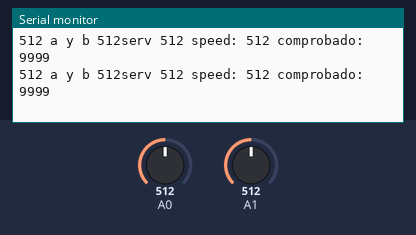
Simulated run of this sketch. Board: Arduino Uno, built with avr-gcc and run on an emulated ATmega328P. On the bench: the last lines printed to the serial monitor. The test bench sets the inputs (shaded band); at power-on: A0 = 512, A1 = 512. No radio packets arrive unless stated.

Above: at 1.2 s.
1.3 s: A0 set to 111
At 1.34 s:
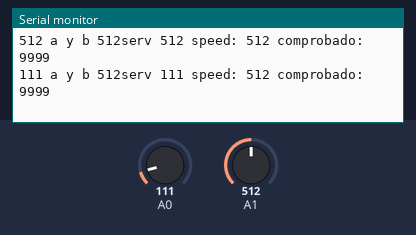
2.8 s: A0 set to 90
At 2.83 s:
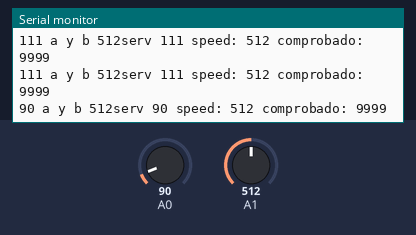
5.8 s: A1 set to 105
At 5.85 s:
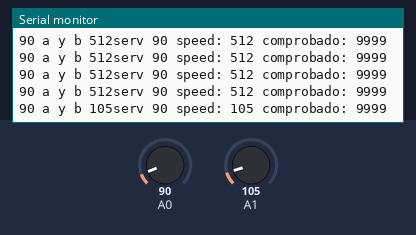
8.8 s: A1 set to 95
At 8.81 s:
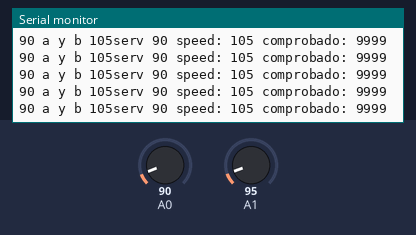
14.8 s: A0 set to 11
At 14.84 s:
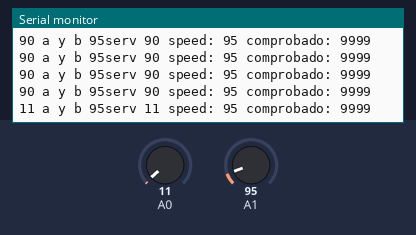
17.8 s: A0 set to 8
At 17.8 s:
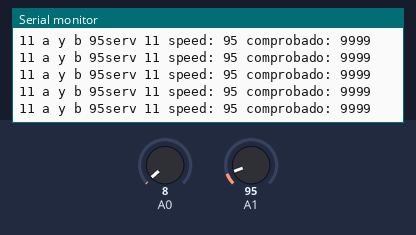
Timing chart, 0 to 20.3 s (numbered marks = the images above; inputs shaded):
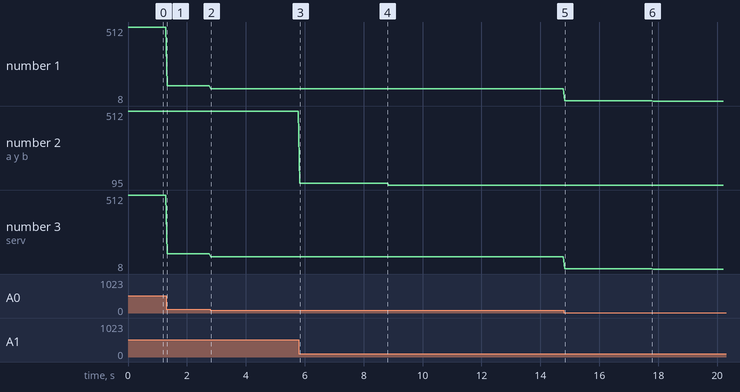

Measured:
- after the input at 1.3 s, the serial monitor: prints a new line at once (image 1)
- after the input at 2.8 s, the serial monitor: prints a new line at once (image 2)
- after the input at 5.8 s, the serial monitor: prints a new line at once (image 3)
- after the input at 14.8 s, the serial monitor: prints a new line at once (image 5)
- plotted number 1: 512 → 111 after the input at 1.3 s, 111 → 90 after the input at 2.8 s, 90 → 11 after the input at 14.8 s, 11 → 8 after the input at 17.8 s
- plotted number 2: 512 → 105 after the input at 5.8 s, 105 → 95 after the input at 8.8 s
- plotted number 3: 512 → 111 after the input at 1.3 s, 111 → 90 after the input at 2.8 s, 90 → 11 after the input at 14.8 s, 11 → 8 after the input at 17.8 s

The sketch:

Emisor.ino
```cpp
#include <SPI.h>
#include <nRF24L01.h>
#include <RF24.h>

//Declaremos los pines CE y el CSN
#define CE_PIN 9
#define CSN_PIN 10

//Variable con la dirección del canal por donde se va a transmitir
byte direccion[1] = {'h'};

//creamos el objeto radio (NRF24L01)
RF24 radio(CE_PIN, CSN_PIN);

//vector con los datos a enviar
int datos[3];

void setup()
{

  pinMode(A0, INPUT);
  pinMode(A1, INPUT);

  //inicializamos el NRF24L01
  radio.begin();
  //inicializamos el puerto serie
  Serial.begin(9600); //cambiar para usar leds1 a 115200 pero a 2000000 si es posta

//Abrimos un canal de escritura
 radio.openWritingPipe(direccion);

}

void loop()
{
 //cargamos los datos en la variable datos[]
 datos[0]=analogRead(0);
 datos[1]= analogRead(1);
 datos[2]= 9999;

Serial.print(analogRead(0));
Serial.print(" a y b ");
Serial.print(analogRead(1));
 //enviamos los datos
 bool ok = radio.write(datos, sizeof(datos));

  //reportamos por el puerto serial los datos enviados
  if(ok)
  {
     Serial.print("serv ");
     Serial.print(datos[0]);
     Serial.print(" speed: ");
     Serial.print(datos[1]);
     Serial.print(" comprobado: ");
     Serial.println(datos[2]);
  }
  else
  {
     Serial.println("no se ha podido enviar");
  }
  delay(50);
}
```
